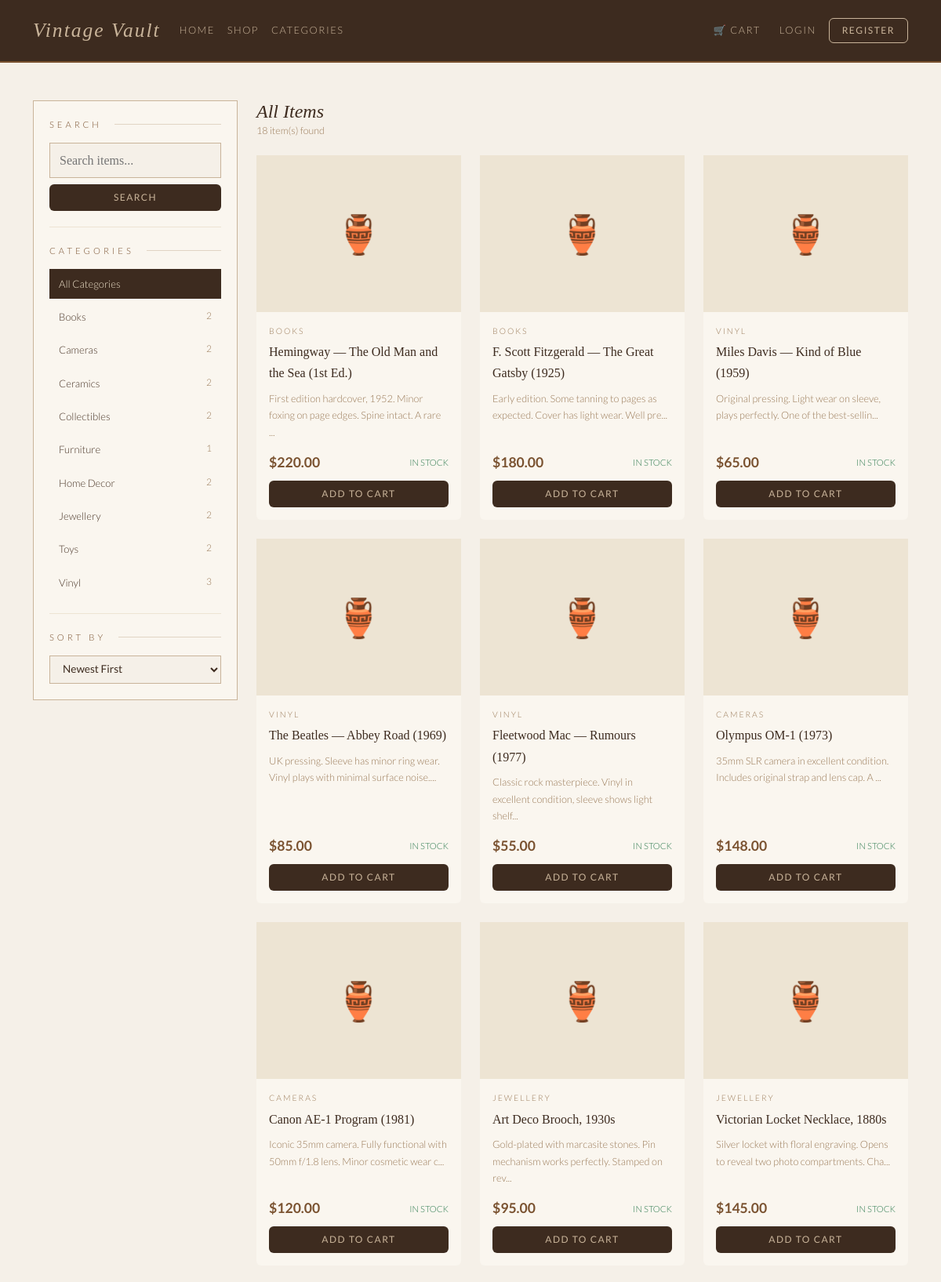
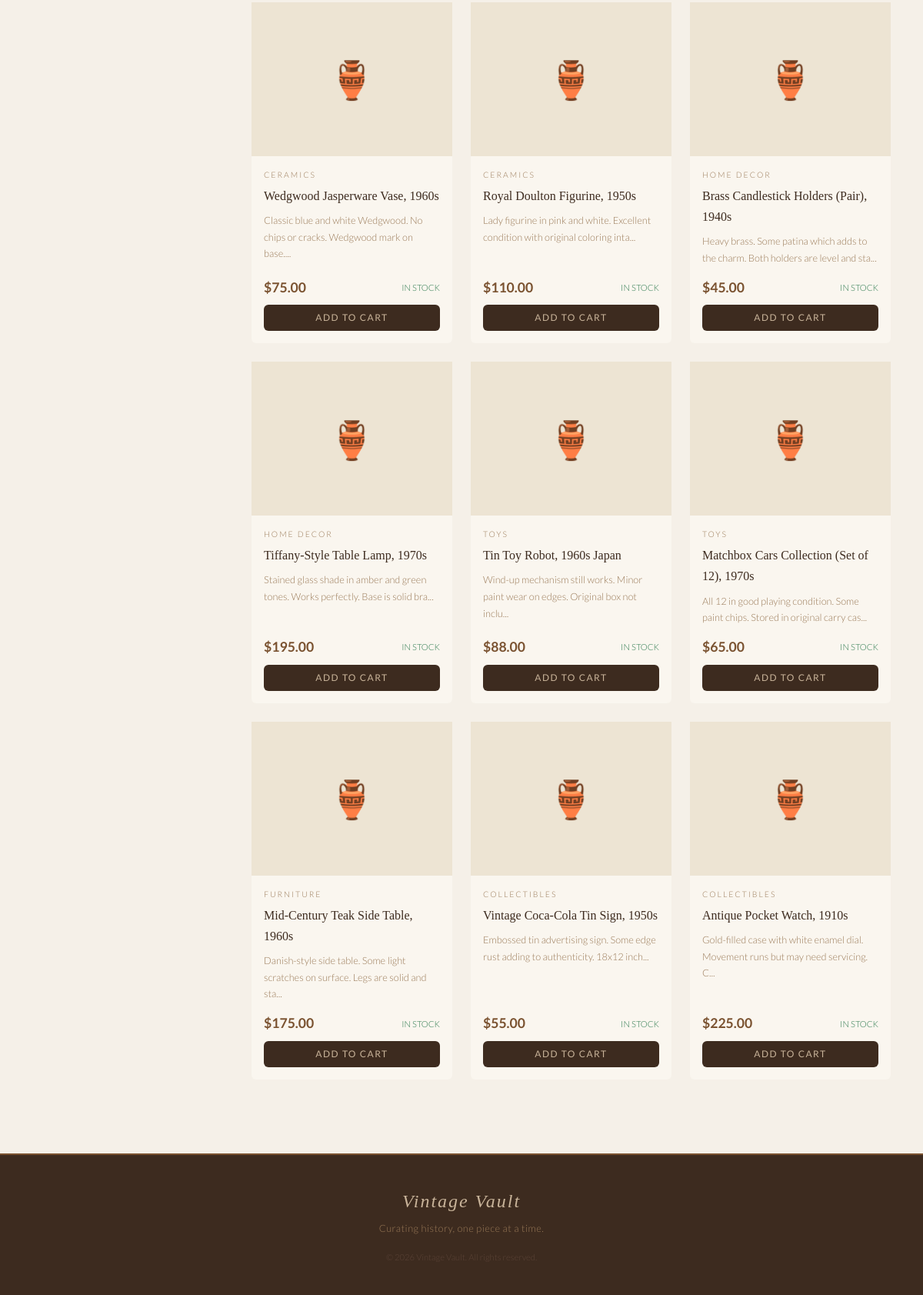
The page /shop.php on the database its author committed (2 pictures, top to bottom).
### tables this page shows
CREATE TABLE categories (
    id    INT AUTO_INCREMENT PRIMARY KEY,
    name  VARCHAR(100) NOT NULL,
    slug  VARCHAR(100) NOT NULL UNIQUE
);

CREATE TABLE products (
    id          INT AUTO_INCREMENT PRIMARY KEY,
    category_id INT            NOT NULL,
    name        VARCHAR(200)   NOT NULL,
    description TEXT,
    price       DECIMAL(10,2)  NOT NULL,
    stock       INT            DEFAULT 0,
    image       VARCHAR(255)   DEFAULT 'placeholder.jpg',
    created_at  TIMESTAMP      DEFAULT CURRENT_TIMESTAMP,
    FOREIGN KEY (category_id) REFERENCES categories(id)
);

### shop.php (the view, shortened to what this page needs)
<?php
require 'db.php';
require 'includes/header.php';
$search   = trim($_GET['search']   ?? '');
$category = $_GET['category']      ?? '';
$sort     = $_GET['sort']          ?? 'newest';
$sql    = "
    SELECT p.*, c.name AS category_name
    FROM products p
    JOIN categories c ON p.category_id = c.id
    WHERE 1=1
";
$params = [];
switch ($sort) {
    default:           $sql .= " ORDER BY p.created_at DESC"; break;
}
$stmt = $pdo->prepare($sql);
$stmt->execute($params);
$products = $stmt->fetchAll();
$categories = $pdo->query("
    SELECT c.*, COUNT(p.id) AS product_count
    FROM categories c
    LEFT JOIN products p ON c.id = p.category_id
    GROUP BY c.id ORDER BY c.name
")->fetchAll();
$currentCat = '';
?>
<div class="container py-5">
<div class="row g-4">
    <div class="col-12 col-md-3">
        <div style="background:#faf6ef; border:1px solid var(--vv-gold);
                    padding:20px;">
            <div class="vv-section-title" style="margin-bottom:14px;">
                Search
            </div>
            <form method="GET">
                <input type="text" name="search"
                       value="<?= htmlspecialchars($search) ?>"
                       placeholder="Search items..."
                       style="width:100%; padding:8px 12px;
                              border:1px solid var(--vv-gold);
                              background:var(--vv-cream);
                              font-family:var(--font-serif);
                              color:var(--vv-dark); margin-bottom:8px;">
                <button type="submit"
                        class="btn btn-vv-primary w-100">
                    Search
                </button>
            </form>
            <div style="height:1px; background:var(--vv-parchment);
                        margin:20px 0;"></div>
            <div class="vv-section-title" style="margin-bottom:14px;">
                Categories
            </div>
            <nav style="display:flex; flex-direction:column; gap:4px;">
                <a href="/week1-brenda/week1b/shop.php"
                   style="padding:8px 12px; font-size:0.82rem;
                          text-decoration:none;
                          background:<?= !$category
                              ? 'var(--vv-dark)' : 'transparent' ?>;
                          color:<?= !$category
                              ? '#f0e4cc' : 'var(--vv-text)' ?>;">
                    All Categories
                </a>
                <?php foreach ($categories as $cat): ?>
                <a href="/week1-brenda/week1b/shop.php?category=<?= $cat['id'] ?>"
                   style="padding:8px 12px; font-size:0.82rem;
                          text-decoration:none;
                          background:<?= $category==$cat['id']
                              ? 'var(--vv-dark)' : 'transparent' ?>;
                          color:<?= $category==$cat['id']
                              ? '#f0e4cc' : 'var(--vv-text)' ?>;">
                    <?= htmlspecialchars($cat['name']) ?>
                    <span style="float:right; font-size:0.75rem;
                                 color:var(--vv-muted);">
                        <?= $cat['product_count'] ?>
                    </span>
                </a>
                <?php endforeach; ?>
            </nav>
            <div style="height:1px; background:var(--vv-parchment);
                        margin:20px 0;"></div>
            <div class="vv-section-title" style="margin-bottom:14px;">
                Sort By
            </div>
            <form method="GET">
                <select name="sort" onchange="this.form.submit()"
                        style="width:100%; padding:8px 12px;
                               border:1px solid var(--vv-gold);
                               background:var(--vv-cream);
                               color:var(--vv-dark); font-size:0.85rem;">
                    <option value="newest"
                        <?= $sort==='newest' ? 'selected' : '' ?>>
                        Newest First
                    </option>
                </select>
            </form>
        </div>
    </div>
    <div class="col-12 col-md-9">
        <div style="display:flex; justify-content:space-between;
                    align-items:center; margin-bottom:20px;">
            <div>
                <h2 style="font-family:var(--font-serif);
                           font-style:italic; font-size:1.5rem;
                           color:var(--vv-dark); margin:0;">
                    <?php if ($search): ?>
                        Results for "<?= htmlspecialchars($search) ?>"
                    <?php elseif ($currentCat): ?>
                        <?= htmlspecialchars($currentCat) ?>
                    <?php else: ?>
                        All Items
                    <?php endif; ?>
                </h2>
                <p style="font-size:0.78rem; color:var(--vv-muted); margin:0;">
                    <?= count($products) ?> item(s) found
                </p>
            </div>
        </div>
        <?php if (empty($products)): ?>
            <div style="text-align:center; padding:60px 20px;
                        color:var(--vv-muted);">
                <p style="font-size:3rem;">🏺</p>
                <p style="font-family:var(--font-serif); font-size:1.2rem;">
                    No items found
                </p>
                <a href="/week1-brenda/week1b/shop.php" class="btn btn-vv-primary mt-3">
                    View all items
                </a>
            </div>
        <?php else: ?>
        <div class="row g-4">
            <?php foreach ($products as $p): ?>
            <div class="col-12 col-sm-6 col-xl-4">
                <div class="card vv-product-card border-0 h-100">
                    <a href="/week1-brenda/week1b/product.php?id=<?= $p['id'] ?>">
                        <div class="vv-product-img">
                            <?php
                            $img = 'images/products/' . $p['image'];
                            if ($p['image'] !== 'placeholder.jpg'
                                && file_exists($img)):
                            ?>
                                <img src="/week1-brenda/week1b/<?= $img ?>"
                                     alt="<?= htmlspecialchars($p['name']) ?>">
                            <?php else: ?>
                                🏺
                            <?php endif; ?>
                        </div>
                    </a>
                    <div class="card-body d-flex flex-column p-3">
                        <div class="vv-product-category">
                            <?= htmlspecialchars($p['category_name']) ?>
                        </div>
                        <a href="/week1-brenda/week1b/product.php?id=<?= $p['id'] ?>"
                           style="text-decoration:none;">
                            <div class="vv-product-name">
                                <?= htmlspecialchars($p['name']) ?>
                            </div>
                        </a>
                        <?php if ($p['description']): ?>
                        <p style="font-size:0.8rem; color:var(--vv-muted);
                                  flex:1; margin-bottom:12px;">
                            <?= htmlspecialchars(
                                substr($p['description'], 0, 80)
                            ) ?>...
                        </p>
                        <?php endif; ?>
                        <div class="mt-auto">
                            <div class="d-flex justify-content-between
                                        align-items-center mb-2">
                                <span class="vv-product-price">
                                    $<?= number_format($p['price'], 2) ?>
                                </span>
                                <span style="font-size:0.7rem;
                                             text-transform:uppercase;
                                             color:<?= $p['stock']>0
                                                 ? '#2d7a4f':'#c0522a' ?>">
                                    <?= $p['stock']>0
                                        ? 'In Stock':'Sold Out' ?>
                                </span>
                            </div>
                            <?php if ($p['stock'] > 0): ?>
                                <button class="btn btn-vv-primary w-100
                                               add-to-cart-btn"
                                        data-id="<?= $p['id'] ?>"
                                        data-name="<?= htmlspecialchars($p['name']) ?>">
                                    Add to Cart
                                </button>
                            <?php endif; ?>
                        </div>
                    </div>
                </div>
            </div>
            <?php endforeach; ?>
        </div>
        <?php endif; ?>
    </div>
</div>
</div>
<?php require 'includes/footer.php'; ?>

### css/style.css (style rules this page uses)
:root { --vv-cream: #f5f0e8; --vv-parchment: #ede4d3; --vv-gold: #c9b49a; --vv-brown: #7a5230; --vv-dark: #3d2b1f; --vv-text: #4a3628; --vv-muted: #9a7a58; --font-serif: 'Playfair Display', Georgia, serif; --font-sans: 'Lato', sans-serif; }
body { background-color: var(--vv-cream); color: var(--vv-text); font-family: var(--font-sans); font-weight: 300; line-height: 1.7; }
h1, h2, h3, h4 { font-family: var(--font-serif); color: var(--vv-dark); }
a { color: var(--vv-brown); text-decoration: none; }
.vv-section-title { font-family: var(--font-sans); font-size: 0.7rem; letter-spacing: 4px; text-transform: uppercase; color: var(--vv-brown); display: flex; align-items: center; gap: 16px; margin-bottom: 24px; }
.vv-section-title::after { content: ''; flex: 1; height: 1px; background: var(--vv-gold); opacity: 0.5; }
.vv-product-card { background: #faf6ef; border: 1px solid var(--vv-parchment); transition: transform 0.2s, box-shadow 0.2s; height: 100%; }
.vv-product-img { height: 200px; object-fit: cover; width: 100%; background-color: var(--vv-parchment); display: flex; align-items: center; justify-content: center; font-size: 3rem; }
.vv-product-category { font-size: 0.65rem; letter-spacing: 2px; text-transform: uppercase; color: var(--vv-muted); margin-bottom: 4px; }
.vv-product-name { font-family: var(--font-serif); font-size: 1rem; color: var(--vv-dark); margin-bottom: 8px; }
.vv-product-price { font-size: 1.1rem; font-weight: 700; color: var(--vv-brown); }
.btn-vv-primary { background-color: var(--vv-dark); color: var(--vv-gold); border: none; font-size: 0.75rem; letter-spacing: 1.5px; text-transform: uppercase; padding: 8px 20px; transition: background 0.2s; }

### rows shown on the page
categories: name "Books", product_count "2"
categories: name "Cameras", product_count "2"
categories: name "Ceramics", product_count "2"
categories: name "Collectibles", product_count "2"
categories: name "Furniture", product_count "1"
categories: name "Home Decor", product_count "2"
categories: name "Jewellery", product_count "2"
categories: name "Toys", product_count "2"
categories: name "Vinyl", product_count "3"
products: category.name "BOOKS", name "Hemingway — The Old Man and the Sea (1st Ed.)", description "First edition hardcover, 1952. Minor foxing on page edges. Spine intact. A rare", price "220.00", stock "IN STOCK"
products: category.name "BOOKS", name "F. Scott Fitzgerald — The Great Gatsby (1925)", description "Early edition. Some tanning to pages as expected. Cover has light wear. Well pre", price "180.00", stock "IN STOCK"
products: category.name "VINYL", name "Miles Davis — Kind of Blue (1959)", description "Original pressing. Light wear on sleeve, plays perfectly. One of the best-sellin", price "65.00", stock "IN STOCK"
products: category.name "VINYL", name "The Beatles — Abbey Road (1969)", description "UK pressing. Sleeve has minor ring wear. Vinyl plays with minimal surface noise.", price "85.00", stock "IN STOCK"
products: category.name "VINYL", name "Fleetwood Mac — Rumours (1977)", description "Classic rock masterpiece. Vinyl in excellent condition, sleeve shows light shelf", price "55.00", stock "IN STOCK"
products: category.name "CAMERAS", name "Olympus OM-1 (1973)", description "35mm SLR camera in excellent condition. Includes original strap and lens cap. A", price "148.00", stock "IN STOCK"
products: category.name "CAMERAS", name "Canon AE-1 Program (1981)", description "Iconic 35mm camera. Fully functional with 50mm f/1.8 lens. Minor cosmetic wear c", price "120.00", stock "IN STOCK"
products: category.name "JEWELLERY", name "Art Deco Brooch, 1930s", description "Gold-plated with marcasite stones. Pin mechanism works perfectly. Stamped on rev", price "95.00", stock "IN STOCK"
products: category.name "JEWELLERY", name "Victorian Locket Necklace, 1880s", description "Silver locket with floral engraving. Opens to reveal two photo compartments. Cha", price "145.00", stock "IN STOCK"
products: category.name "CERAMICS", name "Wedgwood Jasperware Vase, 1960s", description "Classic blue and white Wedgwood. No chips or cracks. Wedgwood mark on base.", price "75.00", stock "IN STOCK"
products: category.name "CERAMICS", name "Royal Doulton Figurine, 1950s", description "Lady figurine in pink and white. Excellent condition with original coloring inta", price "110.00", stock "IN STOCK"
products: category.name "HOME DECOR", name "Brass Candlestick Holders (Pair), 1940s", description "Heavy brass. Some patina which adds to the charm. Both holders are level and sta", price "45.00", stock "IN STOCK"
products: category.name "HOME DECOR", name "Tiffany-Style Table Lamp, 1970s", description "Stained glass shade in amber and green tones. Works perfectly. Base is solid bra", price "195.00", stock "IN STOCK"
products: category.name "TOYS", name "Tin Toy Robot, 1960s Japan", description "Wind-up mechanism still works. Minor paint wear on edges. Original box not inclu", price "88.00", stock "IN STOCK"
products: category.name "TOYS", name "Matchbox Cars Collection (Set of 12), 1970s", description "All 12 in good playing condition. Some paint chips. Stored in original carry cas", price "65.00", stock "IN STOCK"
products: category.name "FURNITURE", name "Mid-Century Teak Side Table, 1960s", description "Danish-style side table. Some light scratches on surface. Legs are solid and sta", price "175.00", stock "IN STOCK"
products: category.name "COLLECTIBLES", name "Vintage Coca-Cola Tin Sign, 1950s", description "Embossed tin advertising sign. Some edge rust adding to authenticity. 18x12 inch", price "55.00", stock "IN STOCK"
products: category.name "COLLECTIBLES", name "Antique Pocket Watch, 1910s", description "Gold-filled case with white enamel dial. Movement runs but may need servicing. C", price "225.00", stock "IN STOCK"

### other values the page prints
count($products) "18"
